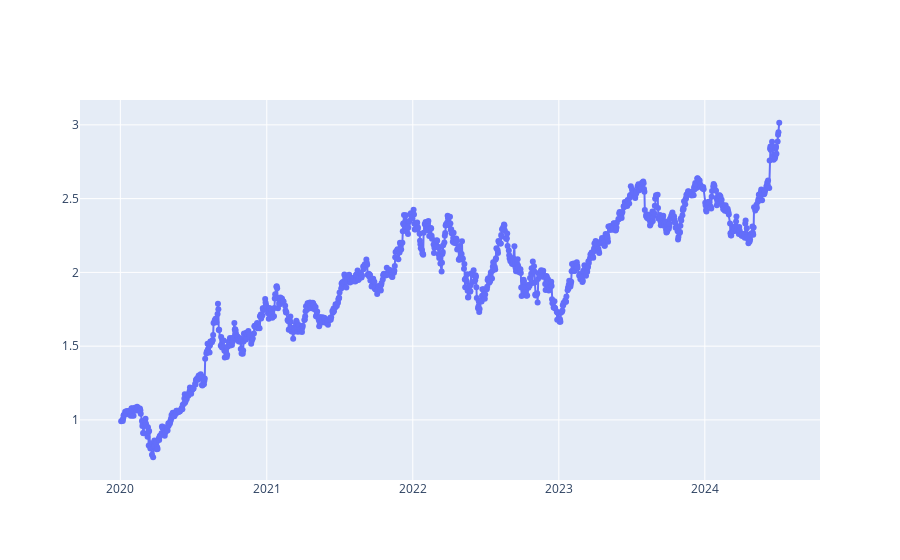

Notebook source saved alongside this figure:
### Code cell
fig = go.Figure()

fig.add_trace(go.Scatter(
    x=df.index,
    y=daily_cum_returns,
    mode='lines+markers',
    name='Daily Cumulative Returns'
))

### Figure 1 — Plotly figure (JSON) as saved in the notebook; plotly's stock layout.template omitted (floating-point values rounded to 4 significant figures; data arrays with more than 128 entries replaced by an {"elided": "..."} marker saying what was removed)
{"data": [{"mode": "lines+markers", "name": "Daily Cumulative Returns", "type": "scatter", "x": {"elided": "1134 str values"}, "y": {"elided": "1134 float values"}}], "layout": {}}
